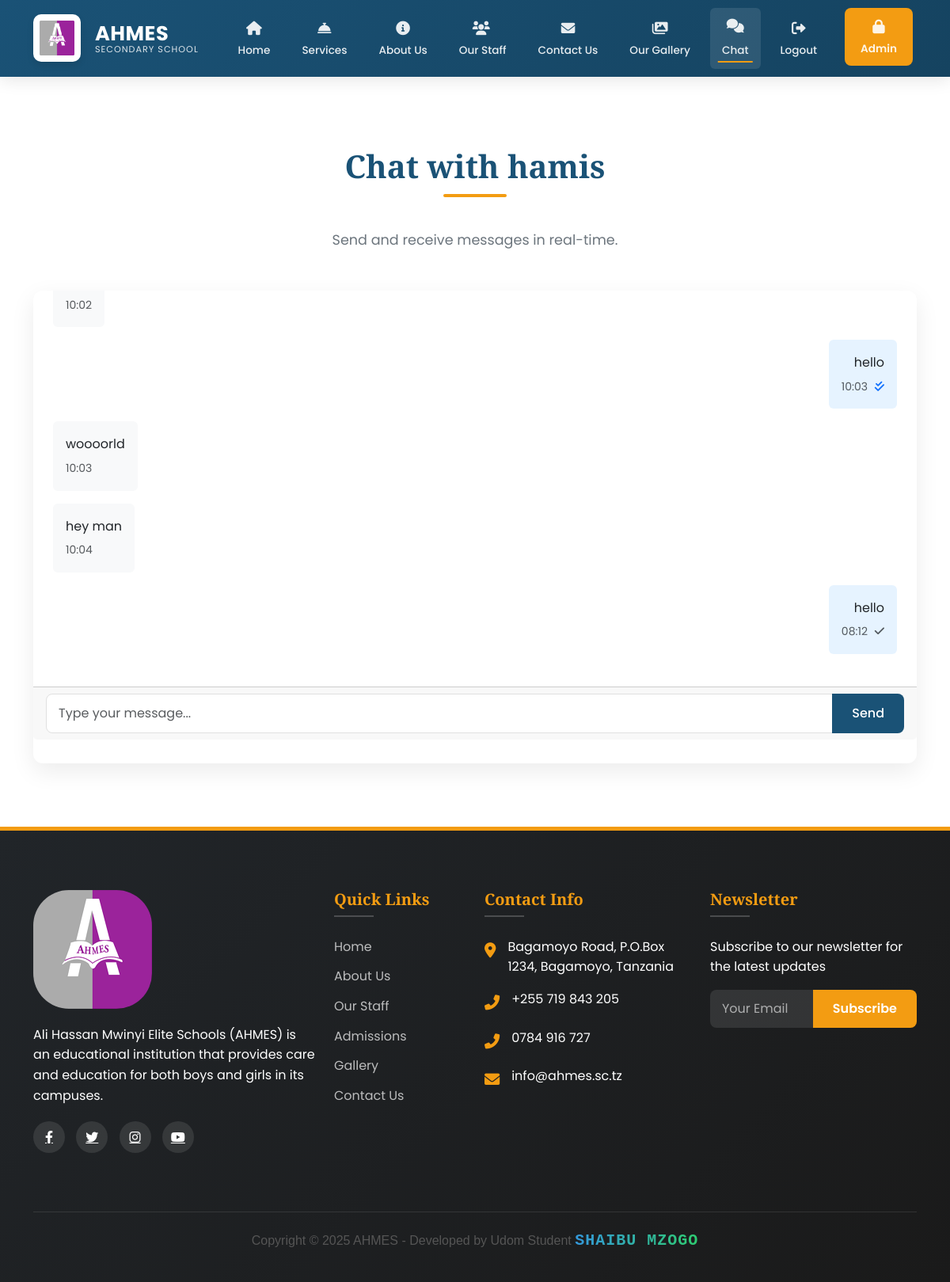
The app's page /chat/4/ (signed in) with its own data.
### main/models.py (models this page shows, shortened)
class User(AbstractUser):
    is_admin = models.BooleanField(default=False)
    is_staff_member = models.BooleanField(default=False)
    groups = models.ManyToManyField(
        Group,
        verbose_name=_('groups'),
        blank=True,
        help_text=_(
            'The groups this user belongs to. A user will get all permissions '
            'granted to each of their groups.'
        ),
        related_name="custom_user_set",
        related_query_name="user",
    )
    user_permissions = models.ManyToManyField(
        Permission,
        verbose_name=_('user permissions'),
        blank=True,
        help_text=_('Specific permissions for this user.'),
        related_name="custom_user_set",
        related_query_name="user",
    )
    class Meta:
        swappable = 'AUTH_USER_MODEL'
        db_table = 'auth_user'

class Message(models.Model):
    conversation = models.ForeignKey(Conversation, on_delete=models.CASCADE, related_name='messages')
    sender = models.ForeignKey(User, on_delete=models.CASCADE)
    content = models.TextField()
    timestamp = models.DateTimeField(auto_now_add=True)
    is_read = models.BooleanField(default=False)
    read_at = models.DateTimeField(null=True, blank=True)
    class Meta:
        ordering = ['timestamp']

### main/views.py (the view, shortened to what this page needs)
# urls.py: path('chat/<int:conversation_id>/', chat, name='chat'),
@login_required
def chat(request, conversation_id):
    conversation = get_object_or_404(
        Conversation.objects.prefetch_related('participants', 'messages__sender'),
        id=conversation_id,
        participants=request.user
    )
    unread_messages = conversation.messages.filter(
        is_read=False
    ).exclude(
        sender=request.user
    )
    if unread_messages.exists():
        unread_messages.update(is_read=True, read_at=timezone.now())
    return render(request, 'chat/chat.html', {
        'conversation': conversation,
        'form': MessageForm(),
        'other_user': conversation.participants.exclude(id=request.user.id).first(),
    })

### main/forms.py
class MessageForm(forms.ModelForm):
    class Meta:
        model = Message
        fields = ['content']
        widgets = {
            'content': forms.Textarea(attrs={
                'rows': 3,
                'placeholder': 'Type your message...'
            })
        }

### main/context_processors.py (called while the page is built)
def admin_counts(request):
    if request.user.is_authenticated and request.user.is_admin:
        return {
            'pending_comments': Comment.objects.filter(is_approved=False).count(),
            'gallery_count': Gallery.objects.count(),
        }
    return {}

### main/templates/chat/chat.html (shortened to what this page needs)
{% extends 'main/base.html' %}
{% load static %}
{% block content %}
<section class="section">
  <div class="container">
    <h2 class="section-title">Chat with {{ other_user.username }}</h2>
    <p class="section-subtitle">Send and receive messages in real-time.</p>
    <div class="row">
      <div class="col-12">
        <div class="card" data-aos="fade-up">
          <div class="card-body" id="messageContainer" style="max-height: 500px; overflow-y: auto;">
            {% for message in conversation.messages.all %}
              <div class="mb-3 {% if message.sender == request.user %}text-end{% else %}text-start{% endif %}" id="message-{{ message.id }}" data-sender-id="{{ message.sender.id }}">
                <div class="d-inline-block p-3 rounded" style="background: {% if message.sender == request.user %}#e6f3ff{% else %}#f8f9fa{% endif %}; max-width: 70%;">
                  <p class="mb-1">{{ message.content }}</p>
                  <small class="text-muted">
                    {{ message.timestamp|time:"H:i" }}
                    {% if message.sender == request.user %}
                      <span class="read-status" data-message-id="{{ message.id }}">
                        {% if message.is_read %}
                          <i class="fas fa-check-double text-primary" title="Read"></i>
                        {% else %}
                          <i class="fas fa-check text-muted" title="Sent"></i>
                        {% endif %}
                      </span>
                    {% endif %}
                  </small>
                </div>
              </div>
            {% endfor %}
          </div>
          <div class="card-footer">
            <form method="post" action="{% url 'chat' conversation.id %}" id="messageForm">
              <div class="input-group">
                <input type="text" name="content" class="form-control" placeholder="Type your message..." required id="messageInput">
                <button type="submit" class="btn btn-primary">Send</button>
              </div>
            </form>
          </div>
        </div>
      </div>
    </div>
  </div>
</section>
{% endblock %}
{% block extra_js %}
<link rel="stylesheet" href="https://cdnjs.cloudflare.com/ajax/libs/font-awesome/6.0.0/css/all.min.css">
{% endblock %}

### main/templates/main/base.html (style rules this page uses)
:root { --primary-color: #1a5276; --primary-dark: #154360; --secondary-color: #f39c12; --secondary-dark: #e67e22; --light-color: #f8f9fa; --dark-color: #212529; --text-color: #333; --text-light: #6c757d; --white: #ffffff; --transition: all 0.3s ease; }
body { font-family: "Poppins", sans-serif; color: var(--text-color); position: relative; padding-top: 80px; line-height: 1.6; }
h1, h2, h3, h4, h5, h6 { font-family: "Playfair Display", serif; font-weight: 600; }
.section { padding: 80px 0; position: relative; }
.section-title { color: var(--primary-color); position: relative; padding-bottom: 15px; margin-bottom: 40px; text-align: center; font-size: 2.5rem; }
.section-title::after { content: ""; position: absolute; bottom: 0; left: 50%; transform: translateX(-50%); width: 80px; height: 4px; background-color: var(--secondary-color); border-radius: 2px; }
.section-subtitle { color: var(--text-light); text-align: center; max-width: 700px; margin: 0 auto 50px; font-size: 1.1rem; }
.card { border: none; border-radius: 12px; box-shadow: 0 10px 30px rgba(0, 0, 0, 0.08); transition: var(--transition); margin-bottom: 30px; height: 100%; overflow: hidden; }
.card-body { padding: 25px; }
.btn { padding: 10px 25px; border-radius: 8px; font-weight: 500; transition: var(--transition); border: none; }
.btn-primary { background-color: var(--primary-color); border-color: var(--primary-color); }
.form-control { padding: 12px 15px; border-radius: 8px; border: 1px solid #e0e0e0; transition: var(--transition); }

### main/templates/chat/chat.html (style rules this page uses)
.read-status i { margin-left: 5px; }

### records on screen
Message: timestamp "10:02"
Message: content "hello", timestamp "10:03", is_read True (drawn)
Message: content "woooorld", timestamp "10:03"
Message: content "hey man", timestamp "10:04"
Message: content "hello", timestamp "08:12", is_read False (drawn)

### other values on screen
{{ other_user.username }} "hamis"
